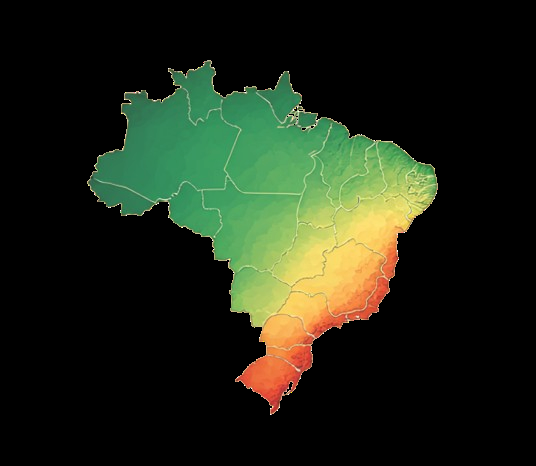
#> input picture dist/images/map-brazil.jpg, 536 x 466 px, found by its file name
$ python convert_map.py
#> lines starting #> are read from the running program, lines starting #| are printed output that depends on the picture
import os
from PIL import Image

def main():
    input_path = "public/images/map-brazil.jpg"
    output_path = "public/images/map-brazil.png"

    if not os.path.exists(input_path):
        print(f"Erro: {input_path} nao encontrado.")
        return

    img = Image.open(input_path)
#> img is the input picture: PIL image 536x466 RGB; mean R, G, B 30.5, 38.1, 22.1
    img = img.convert("RGBA")
#> img: PIL image 536x466 RGBA

    datas = img.getdata()
    newData = []

    for item in datas:
        # Se for muito escuro (fundo preto do JPEG), torna transparente (alpha = 0)
        if item[0] < 20 and item[1] < 20 and item[2] < 20:
            newData.append((0, 0, 0, 0))
        else:
            # Mantém o pixel original
            newData.append(item)
#> after the loop, newData = 249776 items

    img.putdata(newData)
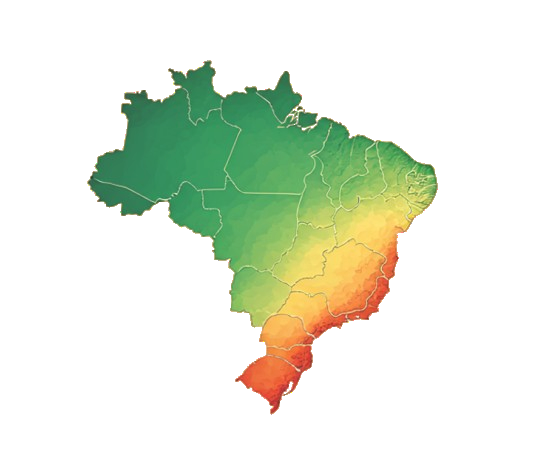
#> img: PIL image 536x466 RGBA; mean R, G, B, A 30.5, 38.1, 22.1, 59; transparent parts drawn white
    img.save(output_path, "PNG")
    print(f"Sucesso: imagem salva em {output_path}")

if __name__ == "__main__":
    main()
